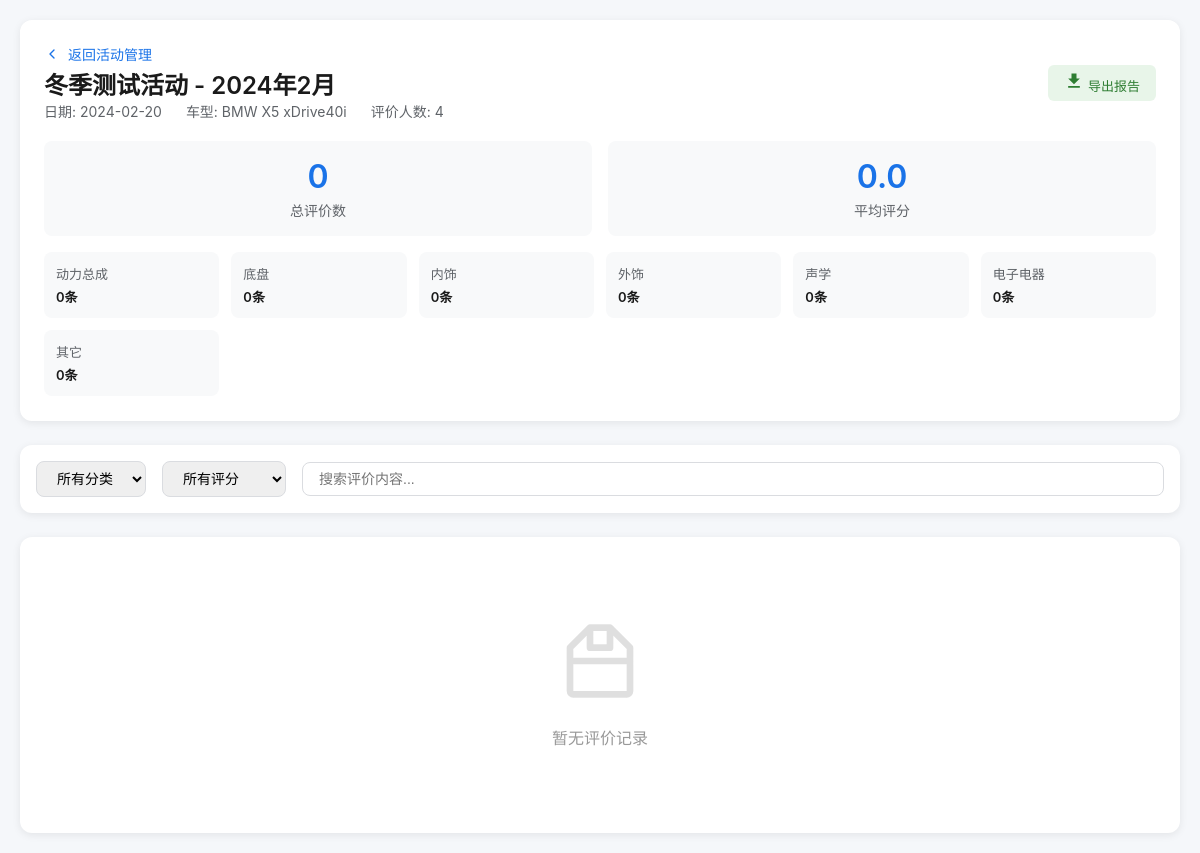
Screenshot of /admin/evaluations/2 (signed in) with the database file from the repository.
### models.py (models this page shows)
class Activity(db.Model):
    id = db.Column(db.Integer, primary_key=True)
    name = db.Column(db.String(200), nullable=False)
    date = db.Column(db.Date)
    vehicle_id = db.Column(db.Integer, db.ForeignKey('vehicle.id'))
    vehicle = db.relationship('Vehicle', backref='activities')
    created_at = db.Column(db.DateTime, default=datetime.utcnow)

class Vehicle(db.Model):
    id = db.Column(db.Integer, primary_key=True)
    name = db.Column(db.String(200), nullable=False)
    model = db.Column(db.String(100))
    info_file = db.Column(db.String(200))
    created_at = db.Column(db.DateTime, default=datetime.utcnow)

class Category(db.Model):
    id = db.Column(db.Integer, primary_key=True)
    name = db.Column(db.String(50), nullable=False, unique=True)
    name_en = db.Column(db.String(50))  # 英文名称
    icon = db.Column(db.String(100))  # 图标类型
    order = db.Column(db.Integer, default=0)  # 排序
    is_active = db.Column(db.Boolean, default=True)
    created_at = db.Column(db.DateTime, default=datetime.utcnow)

### app.py (the view)
@app.route('/admin/evaluations/<int:activity_id>')
@login_required
def view_evaluations(activity_id):
    activity = Activity.query.get_or_404(activity_id)
    evaluations = Evaluation.query.filter_by(activity_id=activity_id).order_by(Evaluation.created_at.desc()).all()
    categories = Category.query.filter_by(is_active=True).order_by(Category.order).all()
    stats = {
        'total': len(evaluations),
        'by_category': {},
        'avg_score': 0
    }
    for category in categories:
        cat_evals = [e for e in evaluations if e.category == category.name]
        stats['by_category'][category.name] = {
            'count': len(cat_evals),
            'avg_score': sum(e.score for e in cat_evals) / len(cat_evals) if cat_evals else 0
        }
    stats['avg_score'] = sum(e.score for e in evaluations) / len(evaluations) if evaluations else 0
    return render_template('admin/evaluations.html',
                         activity=activity,
                         evaluations=evaluations,
                         categories=categories,
                         stats=stats)

### app.py (called while the page is built)
@login_manager.user_loader
def load_user(user_id):
    return User.query.get(int(user_id))

### templates/admin/evaluations.html (shortened to what this page needs)
<!DOCTYPE html>
<html lang="zh">
<head>
    <link rel="stylesheet" href="/static/css/style.css">
</head>
<body>
    <div class="evaluation-detail-wrapper">
        <div class="evaluation-header">
            <div class="header-info">
                <div>
                    <a href="/admin/dashboard#activities" class="back-link">
                        <svg width="16" height="16" viewBox="0 0 24 24" fill="none">
                            <path d="M15 18l-6-6 6-6" stroke="currentColor" stroke-width="2" stroke-linecap="round" stroke-linejoin="round"/>
                        </svg>
                        返回活动管理
                    </a>
                    <h1 class="activity-title">{{ activity.name }}</h1>
                    <div class="activity-meta">
                        <span>日期: {{ activity.date }}</span>
                        <span>车型: {{ activity.vehicle.name if activity.vehicle else '-' }}</span>
                        <span>评价人数: {{ activity.activity_evaluators | length }}</span>
                    </div>
                </div>
                <a href="/admin/export/{{ activity.id }}" class="btn-export">
                    <svg width="20" height="20" viewBox="0 0 24 24" fill="none">
                        <path d="M19 9h-4V3H9v6H5l7 7 7-7zM5 18v2h14v-2H5z" fill="currentColor"/>
                    </svg>
                    导出报告
                </a>
            </div>
            <div class="stats-grid">
                <div class="stat-card">
                    <div class="stat-value">{{ stats.total }}</div>
                    <div class="stat-label">总评价数</div>
                </div>
                <div class="stat-card">
                    <div class="stat-value">{{ "%.1f" | format(stats.avg_score) }}</div>
                    <div class="stat-label">平均评分</div>
                </div>
            </div>
            <div class="category-stats">
                {% for category in categories %}
                {% set cat_stat = stats.by_category.get(category.name, {'count': 0, 'avg_score': 0}) %}
                <div class="category-stat">
                    <div class="category-stat-name">{{ category.name }}</div>
                    <div class="category-stat-value">
                        {{ cat_stat.count }}条 {% if cat_stat.count > 0 %}(平均{{ "%.1f" | format(cat_stat.avg_score) }}分){% endif %}
                    </div>
                </div>
                {% endfor %}
            </div>
        </div>
        <div class="filter-bar">
            <select class="filter-select" id="categoryFilter">
                <option value="">所有分类</option>
            </select>
            <select class="filter-select" id="scoreFilter">
                <option value="">所有评分</option>
            </select>
            <input type="text" class="search-input" id="searchInput" placeholder="搜索评价内容...">
        </div>
        <div class="evaluations-list">
            {% if evaluations %}
                <div id="evaluationsList">
                    {% for evaluation in evaluations %}
                    <div class="evaluation-card"
                         data-category="{{ evaluation.category }}"
                         data-score="{{ evaluation.score }}"
                         data-content="{{ evaluation.content | lower }}">
                        <div class="eval-header">
                            <div class="eval-info">
                                <span class="eval-category">{{ evaluation.category }}</span>
                                <span class="eval-evaluator">{{ evaluation.evaluator.name }}</span>
                            </div>
                            <span class="eval-score {% if evaluation.score >= 8 %}score-high{% elif evaluation.score >= 6 %}score-medium{% elif evaluation.score >= 4 %}score-low{% else %}score-poor{% endif %}">
                                {{ evaluation.score }}/10
                            </span>
                        </div>
                        <div class="eval-content">{{ evaluation.content }}</div>
                        <div class="eval-time">{{ evaluation.created_at.strftime('%Y-%m-%d %H:%M:%S') }}</div>
                    </div>
                    {% endfor %}
                </div>
            {% else %}
                <div class="empty-state">
                    <svg viewBox="0 0 24 24" fill="none">
                        <path d="M9 2L3 8v13a1 1 0 001 1h16a1 1 0 001-1V8l-6-6H9zM9 3v5h6V3M3 12h18" stroke="currentColor" stroke-width="2" stroke-linecap="round" stroke-linejoin="round"/>
                    </svg>
                    <p>暂无评价记录</p>
                </div>
            {% endif %}
        </div>
    </div>
</body>
</html>

### static/css/style.css (style rules this page uses)
* { margin: 0; padding: 0; box-sizing: border-box; }
body { font-family: -apple-system, BlinkMacSystemFont, "PingFang SC", "Helvetica Neue", "STHeitiSC-Light", Arial, sans-serif; background-color: #f0f2f5; color: #1a1a1a; min-height: 100vh; overflow-x: hidden; }
.evaluation-header { background: rgba(255, 255, 255, 0.1); backdrop-filter: blur(20px); padding: 20px 40px; box-shadow: 0 2px 10px rgba(0,0,0,0.1); border-bottom: 1px solid rgba(255, 255, 255, 0.2); }
.btn-export { padding: 6px 16px; background: #e8f5e9; color: #2e7d32; border: none; border-radius: 6px; font-size: 13px; cursor: pointer; text-decoration: none; display: inline-block; transition: all 0.3s; }

### templates/admin/evaluations.html (style rules this page uses)
.evaluation-detail-wrapper { min-height: 100vh; background: #f5f7fa; padding: 20px; }
.evaluation-header { background: white; border-radius: 12px; padding: 24px; margin-bottom: 24px; box-shadow: 0 2px 8px rgba(0,0,0,0.08); }
.header-info { display: flex; justify-content: space-between; align-items: center; margin-bottom: 20px; }
.back-link { color: #1a73e8; text-decoration: none; display: inline-flex; align-items: center; gap: 8px; font-size: 14px; }
.activity-title { font-size: 24px; font-weight: 600; color: #1a1a1a; margin: 0; }
.activity-meta { display: flex; gap: 24px; font-size: 14px; color: #5f6368; }
.stats-grid { display: grid; grid-template-columns: repeat(auto-fit, minmax(200px, 1fr)); gap: 16px; margin-top: 20px; }
.stat-card { background: #f8f9fa; border-radius: 8px; padding: 16px; text-align: center; }
.stat-value { font-size: 32px; font-weight: 600; color: #1a73e8; }
.stat-label { font-size: 14px; color: #5f6368; margin-top: 4px; }
.filter-bar { background: white; border-radius: 12px; padding: 16px; margin-bottom: 24px; box-shadow: 0 2px 8px rgba(0,0,0,0.08); display: flex; gap: 16px; align-items: center; }
.filter-select { padding: 8px 16px; border: 1px solid #dadce0; border-radius: 8px; font-size: 14px; }
.search-input { flex: 1; padding: 8px 16px; border: 1px solid #dadce0; border-radius: 8px; font-size: 14px; }
.evaluations-list { background: white; border-radius: 12px; padding: 24px; box-shadow: 0 2px 8px rgba(0,0,0,0.08); }
.empty-state { text-align: center; padding: 60px 20px; color: #999; }
.empty-state svg { width: 80px; height: 80px; margin-bottom: 20px; opacity: 0.3; }
.category-stats { display: grid; grid-template-columns: repeat(auto-fit, minmax(150px, 1fr)); gap: 12px; margin-top: 16px; }
.category-stat { background: #f8f9fa; padding: 12px; border-radius: 8px; font-size: 13px; }
.category-stat-name { color: #5f6368; margin-bottom: 4px; }
.category-stat-value { font-weight: 600; color: #1a1a1a; }

### rows the page displays
Activity: name "冬季测试活动 - 2024年2月", date "2024-02-20"
Vehicle: vehicle "BMW X5 xDrive40i"
Category: name "动力总成", count "0"
Category: name "底盘", count "0"
Category: name "内饰", count "0"
Category: name "外饰", count "0"
Category: name "声学", count "0"
Category: name "电子电器", count "0"
Category: name "其它", count "0"

### other values shown
{{ activity.activity_evaluators | length }} "4"
{{ stats.total }} "0"
{{ "%.1f" | format(stats.avg_score) }} "0.0"
